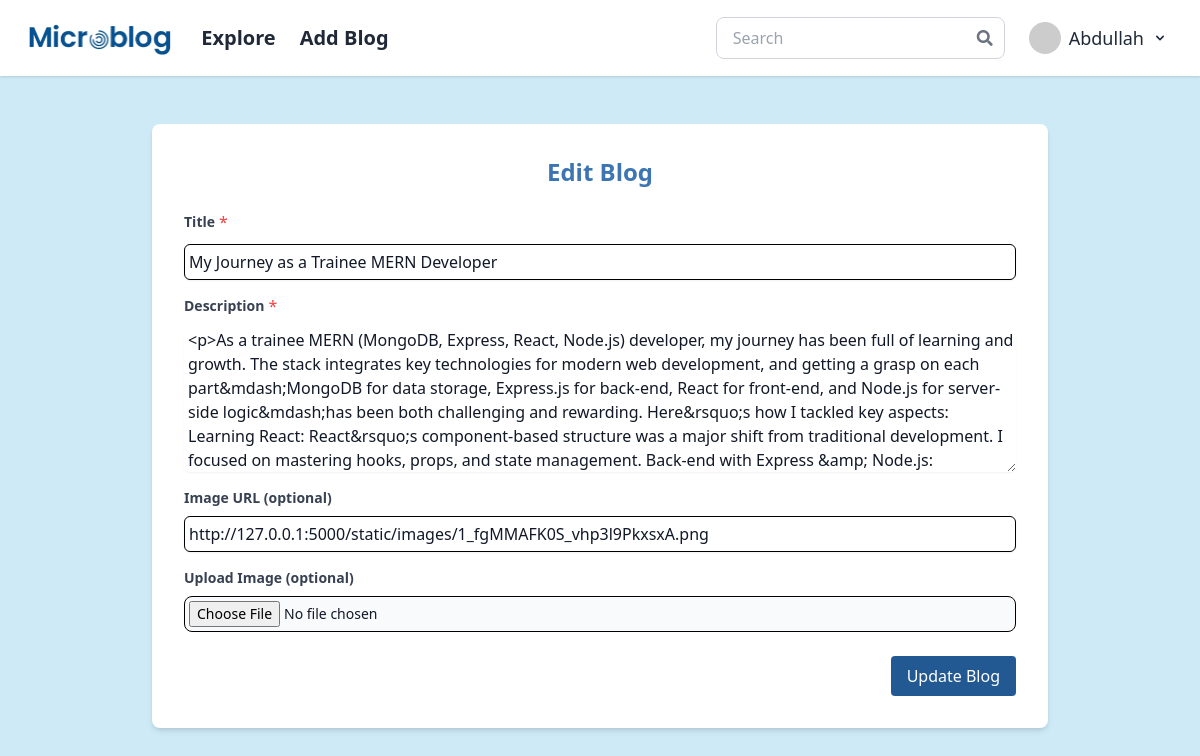
Page /edit_post/2 (signed in) on the earlier database version.
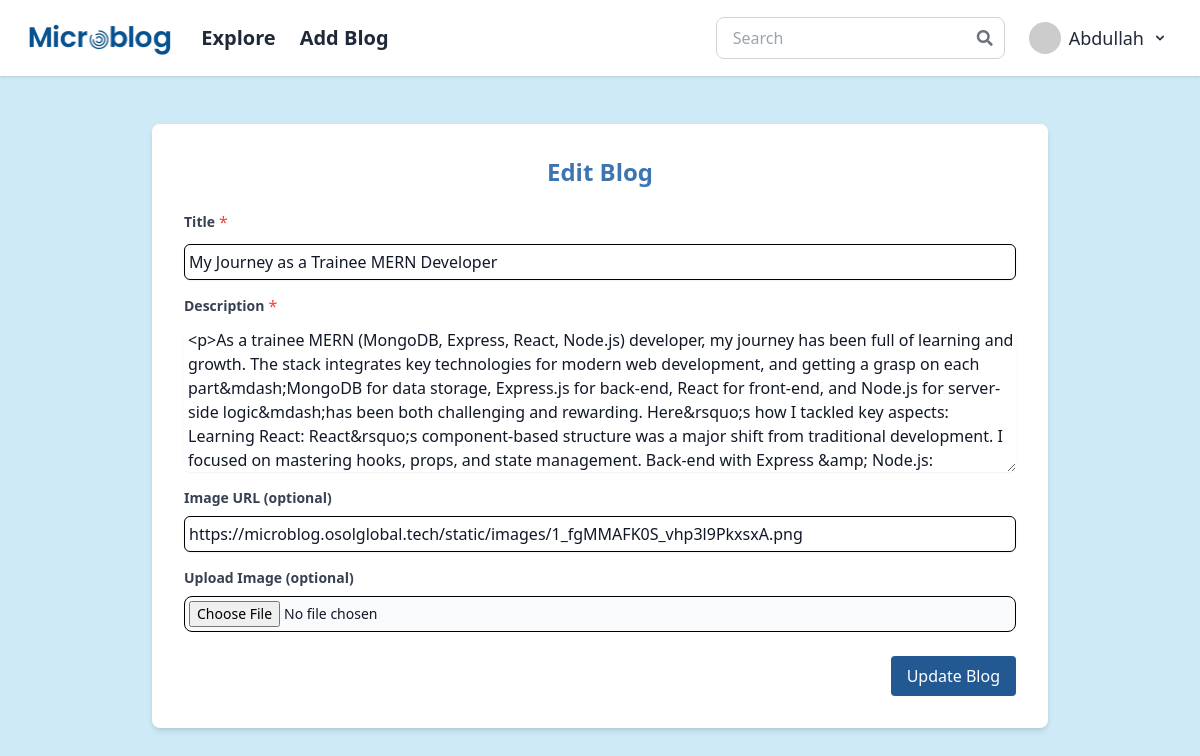
Same page on the later database version.
### app/models.py (models this page shows, shortened)
class Post(db.Model):
    id: so.Mapped[int] = so.mapped_column(primary_key=True)
    title: so.Mapped[str] = so.mapped_column(primary_key=True)
    body: so.Mapped[str] = so.mapped_column(sa.String(750))
    timestamp: so.Mapped[datetime] = so.mapped_column(
        index=True, default=lambda: datetime.now(timezone.utc))
    user_id: so.Mapped[int] = so.mapped_column(sa.ForeignKey(User.id, ondelete='CASCADE'),
                                               index=True)
    image_url = db.Column(db.String(255), nullable=True)
    author: so.Mapped[User] = so.relationship(back_populates='posts')
    comments: so.WriteOnlyMapped['Comment'] = so.relationship('Comment', back_populates='post', cascade='all, delete-orphan', passive_deletes=True)

### app/main/routes.py (the view)
@bp.route('/edit_post/<int:post_id>', methods=['GET', 'POST'])
@login_required
def edit_post(post_id):
    post = db.session.scalar(sa.select(Post).where(Post.id == post_id))
    if post is None:
        flash('Post not found.', 'error')
        return redirect(url_for('main.index'))
    form = EditPostForm(obj=post)
    if form.validate_on_submit():
        if post.author != current_user:
            flash('You do not have permission to edit this post.', 'error')
            return redirect(url_for('main.post_page', post_id=post_id))
        post.title = form.title.data
        post.body = form.post.data
        post.image_url = form.image_url.data
        image_file = form.image_file.data
        image_path = None
        if image_file:
            filename = secure_filename(image_file.filename)
            image_folder = os.path.join(current_app.root_path, 'static', 'images')
            if not os.path.exists(image_folder):
                os.makedirs(image_folder)
            image_path = os.path.join(image_folder, filename)
            image_file.save(image_path)
            image_url = url_for('static', filename=f'images/{filename}', _external=True)
            post.image_url = image_url
        db.session.commit()
        flash('Your post has been updated!', 'success')
        return redirect(url_for('main.post_page', post_id=post_id))
    elif request.method == 'GET':
        form.title.data = post.title
        form.post.data = post.body
    return render_template('new_edit_post.html', form=form, post=post)

### app/main/forms.py
class EditPostForm(FlaskForm):
    title = StringField('Title', validators=[DataRequired(), Length(min=1, max=100)])
    post = CKEditorField('Description', validators=[DataRequired()], render_kw={'rows': 10})
    image_url = StringField('Image URL (optional)')
    image_file = FileField('Upload Image (optional)', validators=[FileAllowed(['jpg', 'png'])])
    submit = SubmitField('Save Changes')

class SearchForm(FlaskForm):
    searched = StringField('Searched', validators=[DataRequired()])
    submit = SubmitField('Submit')

### app/main/routes.py (called while the page is built)
@bp.before_request
def before_request():
    if current_user.is_authenticated:
        current_user.last_seen = datetime.now(timezone.utc)
        db.session.commit()

@bp.context_processor
def inject_search_form():
    return dict(form=SearchForm())

### app/models.py (called while the page is built)
@login.user_loader
def load_user(id):
    return db.session.get(User, int(id))

    def avatar(self, size):
        digest = md5(self.email.lower().encode('utf-8')).hexdigest()
        return f'https://www.gravatar.com/avatar/{digest}?d=identicon&s={size}'

### app/templates/new_edit_post.html (shortened to what this page needs)
{% extends 'new_base.html' %}
{% block content %}
<div class="container mx-auto mt-8">
    <div class="max-w-4xl mx-auto bg-white p-8 rounded-lg shadow-md mb-8">
        <h2 class="text-2xl font-bold mb-6 text-center text-[#3C75B1]">Edit Blog</h2>
        <form method="POST" action="{{ url_for('main.edit_post', post_id=post.id) }}" enctype="multipart/form-data">
            <div class="mb-4 min-md:mx-16">
                <div class="flex items-center">
                    {{ form.title.label(class_="block text-gray-700 text-sm font-bold mb-2") }}
                    <span class="text-red-500 relative -top-1 ml-1">*</span>
                </div>
                {{ form.title(class_="form-input mt-1 block w-full border-gray-300 rounded-md shadow-sm focus:border-yellow-500 focus:ring focus:ring-yellow-500 focus:ring-opacity-50 h-9 px-1 py-1", value=post.title, style="border: 1px solid #000000;") }}
            </div>
            <div class="mb-4 min-md:mx-16">
                <div class="flex items-center">
                    {{ form.post.label(class_="block text-gray-700 text-sm font-bold mb-2") }}
                    <span class="text-red-500 relative -top-1 ml-1">*</span>
                </div>
                {{ form.post(class_="form-textarea mt-1 block w-full border-gray-300 rounded-md shadow-sm focus:border-yellow-500 focus:ring focus:ring-yellow-500 focus:ring-opacity-50 h-36 pl-1") }}
            </div>
            <div class="mb-4 min-md:mx-16">
                {{ form.image_url.label(class_="block text-gray-700 text-sm font-bold mb-2") }}
                {{ form.image_url(class_="form-input mt-1 block w-full border-gray-300 rounded-md shadow-sm focus:border-yellow-500 focus:ring focus:ring-yellow-500 focus:ring-opacity-50 h-9 px-1 py-1", value=post.image_url, style="border: 1px solid #000000;") }}
            </div>
            <div class="mb-4 min-md:mx-16">
                {{ form.image_file.label(class_="block text-gray-700 text-sm font-bold mb-2") }}
                <div class="mt-1">
                    {{ form.image_file(class_="block w-full text-sm text-gray-900 border border-gray-300 rounded-lg cursor-pointer bg-gray-50 focus:outline-none h-9 px-1 py-1", style="border: 1px solid #000000;") }}
                </div>
            </div>
            <div class="mt-6 flex justify-end min-md:mx-16">
                {{ form.submit(class_="bg-[#225993] text-white px-4 py-2 rounded hover:bg-[#1B487A] focus:outline-none focus:ring-2 focus:ring-offset-2 focus:ring-teal-500", value="Update Blog") }}
            </div>
        </form>
    </div>
</div>
{% endblock %}

Differences in the rows shown:
changed Post "My Journey as a Trainee MERN Developer": image_url "http://127.0.0.1:5000/static/images/1_fgMMAFK0S_vhp3l9PkxsxA.png" → "https://microblog.osolglobal.tech/static/images/1_fgMMAFK0S_vhp3l9PkxsxA.png"
